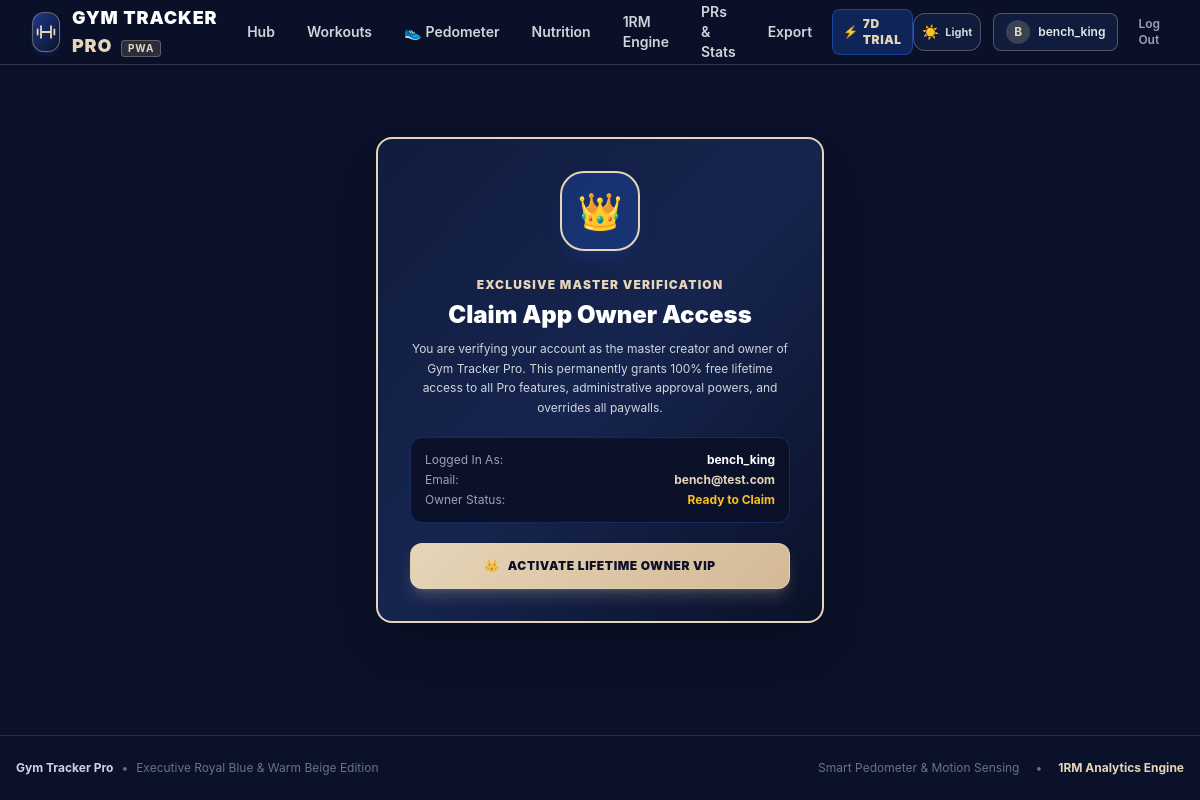
The app's page /claim-owner (signed in) with its own data.
### tables this page shows
CREATE TABLE users (
            id INTEGER PRIMARY KEY AUTOINCREMENT,
            username TEXT UNIQUE NOT NULL,
            email TEXT UNIQUE NOT NULL,
            password_hash TEXT NOT NULL,
            display_name TEXT,
            unit_preference TEXT DEFAULT 'kg',
            daily_calorie_target INTEGER DEFAULT 2500,
            daily_protein_target INTEGER DEFAULT 160,
            daily_carbs_target INTEGER DEFAULT 250,
            daily_fat_target INTEGER DEFAULT 70,
            created_at TIMESTAMP DEFAULT CURRENT_TIMESTAMP
        , height REAL DEFAULT 175.0, weight REAL DEFAULT 75.0, fitness_goal TEXT DEFAULT 'gain_weight', gemini_api_key TEXT DEFAULT NULL, daily_step_goal INTEGER DEFAULT 10000, subscription_status TEXT DEFAULT 'trial', trial_ends_at TIMESTAMP, is_owner INTEGER DEFAULT 0);

### app.py (the view)
@app.route("/claim-owner", methods=["GET", "POST"])
@login_required
def claim_owner():
    if request.method == "POST":
        current_user.grant_owner()
        flash("Congratulations! Your account has been permanently verified as the Primary App Owner with Lifetime VIP Pro Access.", "success")
        return redirect(url_for("dashboard"))
    return render_template("claim_owner.html", user=current_user)

### app.py (called while the page is built)
@login_manager.user_loader
def load_user(user_id):
    return User.get_by_id(int(user_id))

### database.py (called while the page is built)
def dict_factory(cursor, row):
    fields = [column[0] for column in cursor.description]
    return {key: value for key, value in zip(fields, row)}

@contextmanager
def get_db():
    conn = sqlite3.connect(DB_PATH, timeout=20.0)
    conn.execute("PRAGMA foreign_keys = ON;")
    conn.row_factory = dict_factory
    try:
        yield conn
        conn.commit()
    except Exception:
        conn.rollback()
        raise
    finally:
        conn.close()

### models.py (called while the page is built, shortened)
    @property
    def is_owner_user(self) -> bool:
        import os
        if self.is_owner:
            return True
        owner_emails = ["ghost.5abdullah@gmail.com"] + [e.strip().lower() for e in os.environ.get("OWNER_EMAILS", "").split(",") if e.strip()]
        owner_usernames = ["swagger"] + [u.strip().lower() for u in os.environ.get("OWNER_USERNAMES", "").split(",") if u.strip()]
        if self.email and self.email.lower() in owner_emails:
            return True
        if self.username and self.username.lower() in owner_usernames:
            return True
        return False

    @property
    def trial_days_left(self) -> int:
        if self.is_owner_user or self.subscription_status in ["pro", "active", "lifetime_owner"]:
            return 999
        if not self.trial_ends_at:
            return 0
        try:
            end_str = str(self.trial_ends_at).split(".")[0]
            end_dt = datetime.strptime(end_str, "%Y-%m-%d %H:%M:%S")
        except Exception:
            try:
                end_dt = datetime.strptime(str(self.trial_ends_at)[:10], "%Y-%m-%d")
            except Exception:
                return 0
        delta = (end_dt - datetime.now()).total_seconds()
        days = int(delta // 86400)
        return max(0, days)

    @property
    def subscription_badge(self) -> dict:
        days = self.trial_days_left
        if days > 0:
            return {
                "type": "trial",
                "label": f"⚡ Free Trial ({days}d left)",
                "short_label": f"{days}d Trial",
                "days_left": days,
                "is_pro": True
            }

    @staticmethod
    def get_by_id(user_id: int):
        with get_db() as conn:
            cursor = conn.cursor()
            cursor.execute("SELECT * FROM users WHERE id = ?", (user_id,))
            row = cursor.fetchone()
            return User(row) if row else None

### templates/claim_owner.html (shortened to what this page needs)
{% extends "base.html" %}
{% block content %}
<div class="max-w-md mx-auto my-12 space-y-6">
  <div class="gt-card p-8 bg-gradient-to-br from-[#101C3D] via-[#16254F] to-[#0A1128] border-2 border-[#E6D5B8] rounded-2xl shadow-2xl text-center space-y-5">
    <div class="w-20 h-20 mx-auto rounded-3xl bg-[#2563EB]/25 border-2 border-[#E6D5B8] flex items-center justify-center text-4xl shadow-lg shadow-blue-900/40">
      👑
    </div>
    <div>
      <span class="text-xs uppercase font-black tracking-widest text-[#E6D5B8]">Exclusive Master Verification</span>
      <h1 class="text-2xl font-black text-white mt-1">Claim App Owner Access</h1>
      <p class="text-xs text-gray-300 mt-2 leading-relaxed">
        You are verifying your account as the master creator and owner of Gym Tracker Pro. This permanently grants 100% free lifetime access to all Pro features, administrative approval powers, and overrides all paywalls.
      </p>
    </div>
    <div class="p-3.5 rounded-xl bg-[#0A1128] border border-blue-900/60 text-xs text-left space-y-1">
      <div class="flex items-center justify-between text-gray-400">
        <span>Logged In As:</span>
        <strong class="text-white">{{ user.username }}</strong>
      </div>
      <div class="flex items-center justify-between text-gray-400">
        <span>Email:</span>
        <strong class="text-[#E6D5B8]">{{ user.email }}</strong>
      </div>
      <div class="flex items-center justify-between text-gray-400">
        <span>Owner Status:</span>
        <span class="font-bold {{ 'text-emerald-400' if user.is_owner_user else 'text-amber-400' }}">
          {{ 'Already Master Owner' if user.is_owner_user else 'Ready to Claim' }}
        </span>
      </div>
    </div>
    {% if user.is_owner_user %}
      <div class="p-3 rounded-xl bg-emerald-500/15 border border-emerald-500/40 text-emerald-300 text-xs font-bold">
        ✓ Your account is already verified as the Primary App Owner!
      </div>
      <a href="{{ url_for('dashboard') }}" class="btn-royal block w-full py-3 px-4 rounded-xl text-xs font-black uppercase tracking-wider">
        Return to Dashboard
      </a>
    {% else %}
      <form method="POST" action="{{ url_for('claim_owner') }}">
        <button type="submit" class="btn-beige w-full py-3.5 px-6 rounded-xl font-black text-xs uppercase tracking-wider shadow-lg shadow-[#E6D5B8]/20 flex items-center justify-center gap-2">
          <span>👑</span> <span>Activate Lifetime Owner VIP</span>
        </button>
      </form>
    {% endif %}
  </div>
</div>
{% endblock %}

### templates/base.html (shortened to what this page needs)
<!DOCTYPE html>
<html lang="en" class="dark">
<head>
  <script src="https://cdn.tailwindcss.com"></script>
  <link rel="stylesheet" href="/static/css/style.css">
</head>
<body class="bg-[#0A1128] text-gray-100 min-h-screen flex flex-col pb-16 md:pb-0 transition-colors duration-200">
  <header class="sticky top-0 z-50 bg-[#0A1128]/95 backdrop-blur-md border-b border-[#E6D5B8]/20 transition-colors duration-200">
    <div class="max-w-7xl mx-auto px-4 sm:px-6 lg:px-8 h-16 flex items-center justify-between">
      <a href="{{ url_for('dashboard') if current_user.is_authenticated else url_for('index') }}" class="flex items-center gap-3 group">
        <div class="w-10 h-10 rounded-xl bg-gradient-to-br from-[#1E3A8A] to-[#0A1128] border border-[#E6D5B8]/40 flex items-center justify-center shadow-md shadow-blue-900/30 group-hover:border-[#E6D5B8] group-hover:shadow-[0_0_15px_rgba(230,213,184,0.3)] transition">
          <svg class="w-5 h-5 text-[#E6D5B8]" viewBox="0 0 24 24" fill="none" stroke="currentColor" stroke-width="2.2" stroke-linecap="round" stroke-linejoin="round">
            <path d="M6 5v14M18 5v14M2 9v6M22 9v6M6 12h12"/>
          </svg>
        </div>
        <div>
          <span class="font-black text-lg tracking-wider text-white">GYM TRACKER <span class="text-[#E6D5B8]">PRO</span></span>
          <span class="hidden sm:inline-block text-[10px] uppercase font-bold tracking-widest px-1.5 py-0.2 bg-[#E6D5B8]/15 text-[#E6D5B8] rounded ml-1 border border-[#E6D5B8]/30">PWA</span>
        </div>
      </a>
      {% if current_user.is_authenticated %}
      <nav class="hidden md:flex items-center space-x-1 lg:space-x-2 text-sm font-semibold">
        <a href="{{ url_for('dashboard') }}" class="px-3 py-2 rounded-lg hover:text-[#E6D5B8] hover:bg-blue-950/40 transition {{ 'text-[#E6D5B8] bg-[#101C3D] border border-[#E6D5B8]/30' if request.endpoint == 'dashboard' else 'text-gray-300' }}">
          Hub
        </a>
        <a href="{{ url_for('workouts') }}" class="px-3 py-2 rounded-lg hover:text-[#E6D5B8] hover:bg-blue-950/40 transition {{ 'text-[#E6D5B8] bg-[#101C3D] border border-[#E6D5B8]/30' if request.endpoint == 'workouts' else 'text-gray-300' }}">
          Workouts
        </a>
        <a href="{{ url_for('steps_tracker') }}" class="px-3 py-2 rounded-lg hover:text-[#E6D5B8] hover:bg-blue-950/40 transition flex items-center gap-1 {{ 'text-[#E6D5B8] bg-[#101C3D] border border-[#E6D5B8]/30' if request.endpoint == 'steps_tracker' else 'text-gray-300' }}">
          <span>👟</span> Pedometer
        </a>
        <a href="{{ url_for('nutrition') }}" class="px-3 py-2 rounded-lg hover:text-[#E6D5B8] hover:bg-blue-950/40 transition {{ 'text-[#E6D5B8] bg-[#101C3D] border border-[#E6D5B8]/30' if request.endpoint == 'nutrition' else 'text-gray-300' }}">
          Nutrition
        </a>
        <a href="{{ url_for('one_rep_max') }}" class="px-3 py-2 rounded-lg hover:text-[#E6D5B8] hover:bg-blue-950/40 transition {{ 'text-[#E6D5B8] bg-[#101C3D] border border-[#E6D5B8]/30' if request.endpoint == 'one_rep_max' else 'text-gray-300' }}">
          1RM Engine
        </a>
        <a href="{{ url_for('analytics') }}" class="px-3 py-2 rounded-lg hover:text-[#E6D5B8] hover:bg-blue-950/40 transition {{ 'text-[#E6D5B8] bg-[#101C3D] border border-[#E6D5B8]/30' if request.endpoint == 'analytics' else 'text-gray-300' }}">
          PRs & Stats
        </a>
        <a href="{{ url_for('export_view') }}" class="px-3 py-2 rounded-lg hover:text-[#E6D5B8] hover:bg-blue-950/40 transition {{ 'text-[#E6D5B8] bg-[#101C3D] border border-[#E6D5B8]/30' if request.endpoint == 'export_view' else 'text-gray-300' }}">
          Export
        </a>
        <a href="{{ url_for('subscription') }}" class="ml-2 px-2.5 py-1.5 rounded-lg text-xs font-black uppercase tracking-wider flex items-center gap-1 transition shadow-sm {{ 'bg-[#E6D5B8] text-[#0A1128]' if current_user.is_owner_user else 'bg-[#2563EB] text-white' if current_user.subscription_status in ['pro', 'active', 'lifetime_owner'] else 'bg-[#2563EB]/25 text-[#E6D5B8] border border-[#2563EB]/50' if current_user.trial_days_left > 0 else 'bg-rose-950/70 text-rose-300 border border-rose-500/40' }}" title="Subscription & Membership">
          <span>{{ '👑' if current_user.is_owner_user else '⭐' if current_user.subscription_status in ['pro', 'active', 'lifetime_owner'] else '⚡' if current_user.trial_days_left > 0 else '🔒' }}</span>
          <span>{{ current_user.subscription_badge.short_label }}</span>
        </a>
      </nav>
      {% endif %}
      <div class="flex items-center gap-2 sm:gap-3">
        <button type="button" class="btn-theme-toggle p-2 rounded-xl bg-[#101C3D] border border-[#E6D5B8]/30 hover:border-[#E6D5B8] text-gray-300 hover:text-white transition flex items-center gap-1.5 shadow-sm text-xs font-bold" title="Toggle Dark / White Theme">
          <span class="theme-icon text-sm">☀️</span>
          <span class="theme-label hidden sm:inline text-[11px]">Light</span>
        </button>
        {% if current_user.is_authenticated %}
        <a href="{{ url_for('profile') }}" class="flex items-center gap-2 px-3 py-1.5 rounded-lg bg-[#101C3D] border border-[#E6D5B8]/30 hover:border-[#E6D5B8] transition" title="Profile Settings">
          <div class="w-6 h-6 rounded-full bg-[#E6D5B8]/20 text-[#E6D5B8] flex items-center justify-center text-xs font-bold">
            {{ current_user.display_name[0] | upper }}
          </div>
          <span class="text-xs font-semibold text-gray-200 hidden sm:inline">{{ current_user.display_name }}</span>
        </a>
        <a href="{{ url_for('logout') }}" class="text-xs font-semibold text-gray-400 hover:text-red-400 px-2 py-1.5 rounded-lg transition" title="Sign Out">
          Log Out
        </a>
        {% endif %}
      </div>
    </div>
  </header>
  <main class="flex-1 w-full max-w-7xl mx-auto px-4 sm:px-6 lg:px-8 py-6">
    {% block content %}{% endblock %}
  </main>
  <footer class="border-t border-[#E6D5B8]/15 py-6 text-center text-xs text-slate-500 mt-auto">
    <div class="max-w-7xl mx-auto px-4 flex flex-col sm:flex-row items-center justify-between gap-3">
      <div class="flex items-center gap-2">
        <span class="font-bold text-slate-300">Gym Tracker Pro</span>
        <span>•</span>
        <span>Executive Royal Blue & Warm Beige Edition</span>
      </div>
      <div class="flex items-center gap-4">
        <span>Smart Pedometer & Motion Sensing</span>
        <span>•</span>
        <span class="text-[#E6D5B8] font-bold">1RM Analytics Engine</span>
      </div>
    </div>
  </footer>
</body>
</html>

### static/css/style.css (style rules this page uses)
:root { --bg-dark: #0A1128; --bg-dark-alt: #070D1E; --card-dark: #101C3D; --card-border: rgba(230, 213, 184, 0.18); --royal-blue: #1E3A8A; --royal-accent: #2563EB; --royal-light: #3B82F6; --warm-beige: #E6D5B8; --warm-beige-light: #F5EBE0; --warm-beige-dark: #C5A880; --text-main: #FAF7F2; --text-muted: #94A3B8; --accent-lime: #2563EB; --accent-gold: #E6D5B8; --accent-cyan: #3B82F6; }
body { background-color: var(--bg-dark); color: var(--text-main); font-family: -apple-system, BlinkMacSystemFont, "Segoe UI", Roboto, "Helvetica Neue", Arial, sans-serif; overflow-x: hidden; -webkit-font-smoothing: antialiased; }
.gt-card { background-color: var(--card-dark); border: 1px solid var(--card-border); border-radius: 1rem; transition: all 0.25s cubic-bezier(0.16, 1, 0.3, 1); position: relative; overflow: hidden; }
.btn-beige { background: linear-gradient(135deg, #E6D5B8, #D4B996); color: #0A1128; font-weight: 800; border: 1px solid rgba(230, 213, 184, 0.6); transition: all 0.2s ease; box-shadow: 0 4px 15px rgba(230, 213, 184, 0.25); }

### records on screen
users: subscription_status "⚡", display_name "B", display_name "bench_king", username "bench_king", email "bench@test.com"

### other values on screen
{{ current_user.subscription_badge.short_label }} "7D TRIAL"
{{ 'Already Master Owner' if user.is_owner_user else 'Ready to Claim' }} "Ready to Claim"
